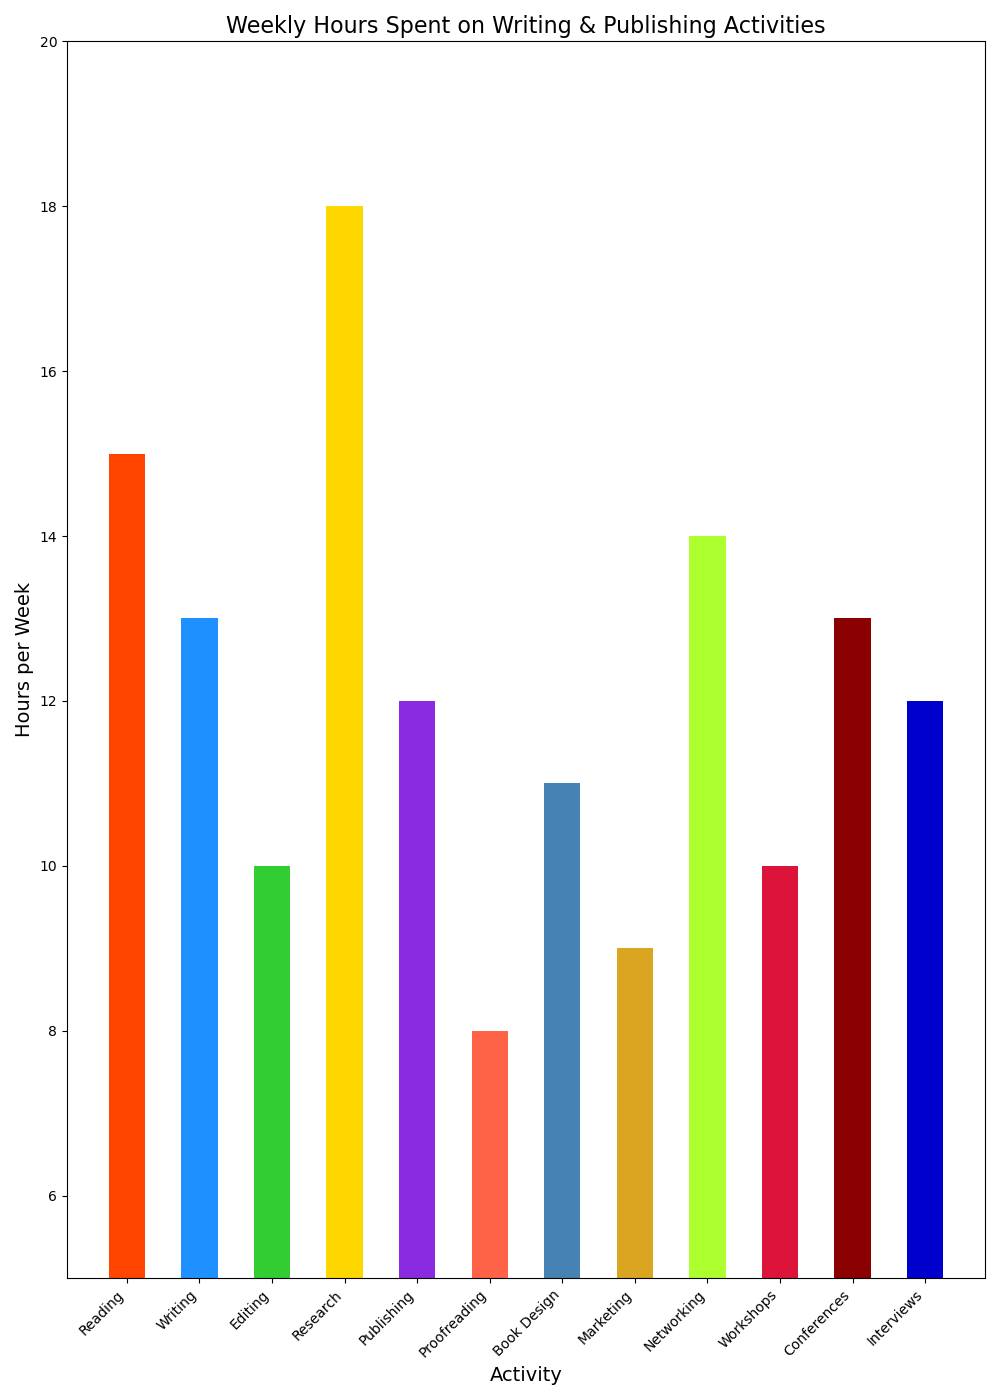

This chart was generated by the following Python code:

import matplotlib.pyplot as plt

# Data
activities = ['Reading', 'Writing', 'Editing', 'Research', 'Publishing', 'Proofreading', 'Book Design',
              'Marketing', 'Networking', 'Workshops', 'Conferences', 'Interviews']
hours = [15, 13, 10, 18, 12, 8, 11, 9, 14, 10, 13, 12]

# Create vertical bar chart
plt.figure(figsize=(10, 14))  # Width, Height of the chart
plt.bar(activities, hours, color=['#FF4500', '#1E90FF', '#32CD32', '#FFD700', '#8A2BE2', '#FF6347',
                                  '#4682B4', '#DAA520', '#ADFF2F', '#DC143C', '#8B0000', '#0000CD'],
        width=0.5)  # Width of the bars

# Set the title and labels
plt.title('Weekly Hours Spent on Writing & Publishing Activities', fontsize=16)
plt.xlabel('Activity', fontsize=14)
plt.ylabel('Hours per Week', fontsize=14)

# Set y-axis limits to start from a specific value
plt.ylim(5, 20)

# Rotate x-axis labels for better readability
plt.xticks(rotation=45, ha='right')

# Show the plot
plt.tight_layout()
plt.show()
